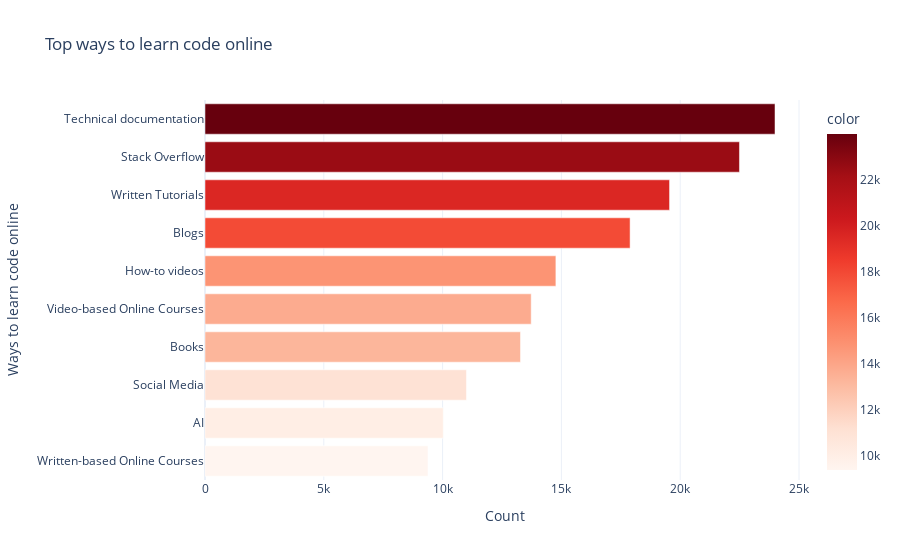

Notebook code for this chart:
### Markdown cell above
----------------------------------------------------------------------------------------------------------------------------------------------

### Code cell
# Online resources to learn code
learn = df["LearnCodeOnline"].dropna()
learn_sep = learn.str.split(";").explode()
learn_sep.value_counts()
alh_cnts = learn_sep.value_counts().sort_values(ascending=True).tail(10)
fig3 = px.bar(
    x=alh_cnts.values,
    y=alh_cnts.index,
    orientation="h",
    title="Top ways to learn code online",
    color=alh_cnts.values,
    color_continuous_scale="Reds",
    labels={"x": "Count", "y": "Ways to learn code online"},
)
fig3.update_layout(
    xaxis_title="Count",
    yaxis_title="Ways to learn code online",
    template="plotly_white",
)
fig3.show()

### Figure 1 — Plotly figure (JSON) as saved in the notebook; plotly's stock layout.template omitted (floating-point values rounded to 4 significant figures)
{"data": [{"alignmentgroup": "True", "hovertemplate": "Count=%{x}<br>Ways to learn code online=%{y}<br>color=%{marker.color}<extra></extra>", "legendgroup": "", "marker": {"color": [9385, 10028, 11004, 13278, 13729, 14768, 17891, 19552, 22494, 23990], "coloraxis": "coloraxis", "pattern": {"shape": ""}}, "name": "", "offsetgroup": "", "orientation": "h", "showlegend": false, "textposition": "auto", "type": "bar", "x": [9385, 10028, 11004, 13278, 13729, 14768, 17891, 19552, 22494, 23990], "xaxis": "x", "y": ["Written-based Online Courses", "AI", "Social Media", "Books", "Video-based Online Courses", "How-to videos", "Blogs", "Written Tutorials", "Stack Overflow", "Technical documentation"], "yaxis": "y"}], "layout": {"barmode": "relative", "coloraxis": {"colorbar": {"title": {"text": "color"}}, "colorscale": [[0, "rgb(255,245,240)"], [0.125, "rgb(254,224,210)"], [0.25, "rgb(252,187,161)"], [0.375, "rgb(252,146,114)"], [0.5, "rgb(251,106,74)"], [0.625, "rgb(239,59,44)"], [0.75, "rgb(203,24,29)"], [0.875, "rgb(165,15,21)"], [1, "rgb(103,0,13)"]]}, "legend": {"tracegroupgap": 0}, "title": {"text": "Top ways to learn code online"}, "xaxis": {"anchor": "y", "domain": [0, 1], "title": {"text": "Count"}}, "yaxis": {"anchor": "x", "domain": [0, 1], "title": {"text": "Ways to learn code online"}}}}
